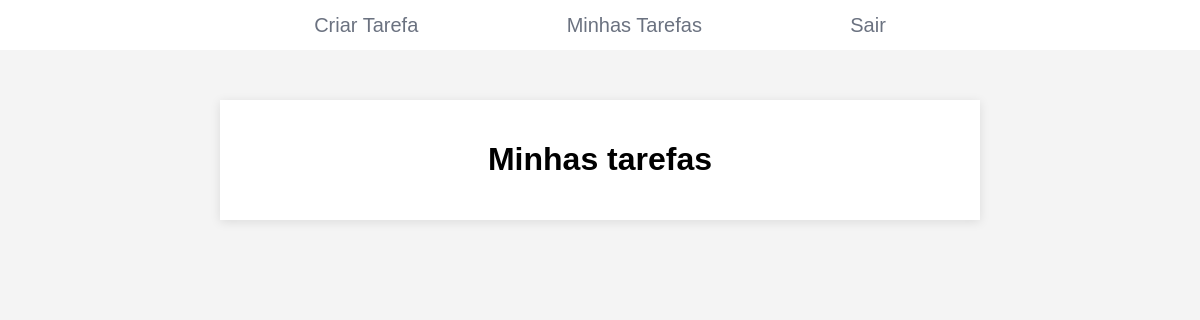
The app's page /tasks/listar-tarefas/ (signed in), older data.
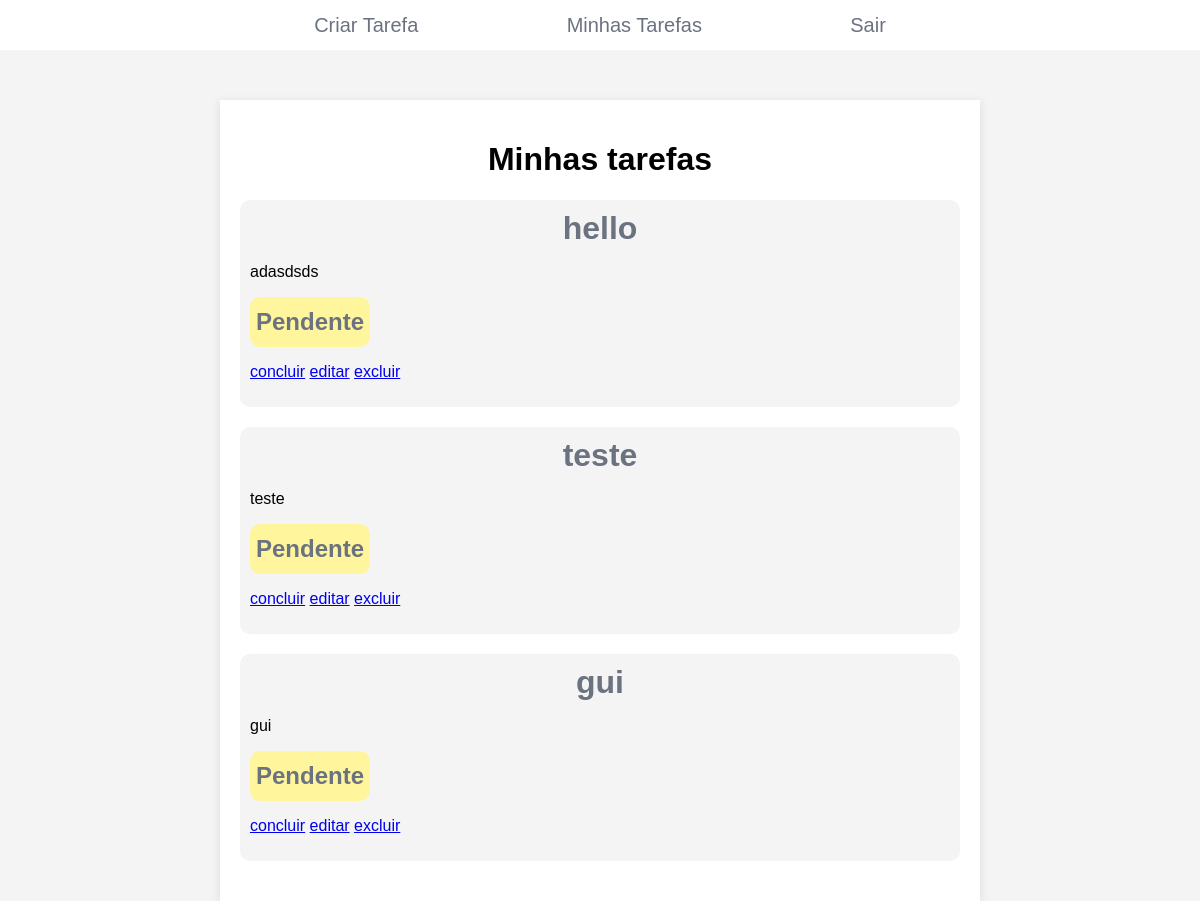
The same page, newer data.
### platform_app/models.py (models this page shows)
class Task(models.Model):
    STATUS_CHOICES = (
        ('D', "Deletado"),
        ('P', "Pendente"),
        ('C', "Concluída"),
    )
    title = models.CharField(max_length=20)
    description = models.CharField(max_length=100)
    status = models.CharField(max_length=1, choices=STATUS_CHOICES, default='P')
    user = models.ForeignKey(
        settings.AUTH_USER_MODEL,
        on_delete=models.CASCADE,
        related_name='tasks'
    )

### platform_app/views.py (the view)
# urls.py: path('listar-tarefas/', views.ListTasks.as_view(), name='task_list'),
class ListTasks(LoginRequiredMixin, ListView):
    model = Task
    template_name = 'list_task/list_task.html'
    context_object_name = 'tasks'
    def get_queryset(self):
        return Task.objects.filter(user=self.request.user)

### platform_app/templates/list_task/list_task.html (shortened to what this page needs)
{% extends 'base.html' %}
{% load static %}
{% block head %}
    <link rel="stylesheet" href="{% static 'platform_app/css/list-task.css' %}">
{% endblock %}
{% block body%}
    <nav class="navbar">
        <ul class="nav-list">
            <li><a href="{% url 'task_create' %}">Criar Tarefa</a></li>
            <li><a href="{% url 'task_list' %}">Minhas Tarefas</a></li>
            <li><a href="{% url 'logout' %}">Sair</a></li>
        </ul>
    </nav>
    <div class="container">
        <h1>Minhas tarefas</h1>
        {% for task in tasks %}
        <div class="container-itens">
            <h1>{{task.title}}</h1>
            <p>{{task.description}}</p>
            {% if task.status == 'P'%}
                <div class="status-btn"><h2>Pendente</h2></div>
            {% elif task.status == 'C'%}
                <div class="status-btn" style="background-color: chartreuse;"><h2>Concluído</h2></div>
            {% elif task.status == 'D'%}
                <div class="status-btn"><h2>Excluido</h2></div>
            {% endif %}
            <P>
                {% if task.status == 'P'%}
                    <a href="{% url 'task_complete' task.id %}">concluir</a>
                    <a href="{% url 'task_update' task.id %}">editar</a>
                    <a href="{% url 'task_delete' task.id %}">excluir</a></P>
                {% elif task.status == 'C' %}
                    <a href="{% url 'task_pending' task.id %}">Tornar Pendente</a>
                    <a href="{% url 'task_update' task.id %}">editar</a>
                    <a href="{% url 'task_delete' task.id %}">excluir</a>
                {% endif %}
        </div>
        {%endfor%}
    </div>
{% endblock %}

### templates/base.html (shortened to what this page needs)
<!DOCTYPE html>
<html lang="pt-br">
<head>
    {% block head %}
    {% endblock %}
</head>
<body>
    {% block body %}
    {% endblock%}
</body>
</html>

### templates/static/platform_app/css/list-task.css (style rules this page uses)
body { font-family: Arial, sans-serif; background-color: #f4f4f4; margin: 0; }
.container { text-align: center; width: 720px; background-color: white; padding: 20px; margin: 0 auto; box-shadow: 0 2px 10px rgba(0, 0, 0, 0.1); }
.container-itens { background-color: #f4f4f4; border-radius: 10px; padding: 10px; margin-bottom: 20px; }
.container-itens h1 { text-align: center; color: #6B7280; margin: 0; padding: 0; }
.container-itens p { text-align: left; }
.status-btn { display: flex; color: #6B7280; align-items: center; justify-content: center; background-color: #fff59d; width: 120px; height: 50px; border-radius: 10px; }
.navbar { width: 100%; height: 50px; background-color: white; display: flex; align-items: center; justify-content: center; margin-bottom: 50px; }
.nav-list { width: 720px; display: flex; justify-content: space-around; align-items: center; list-style: none; padding: 0; margin: 0; }
.nav-list li a { font-size: 20px; text-decoration: none; color: #6B7280; }

Row changes from the older to the newer data that the page shows:
added Task: title "hello", description "adasdsds", status "Pendente"
added Task: title "teste", description "teste", status "Pendente"
added Task: title "gui", description "gui", status "Pendente"
